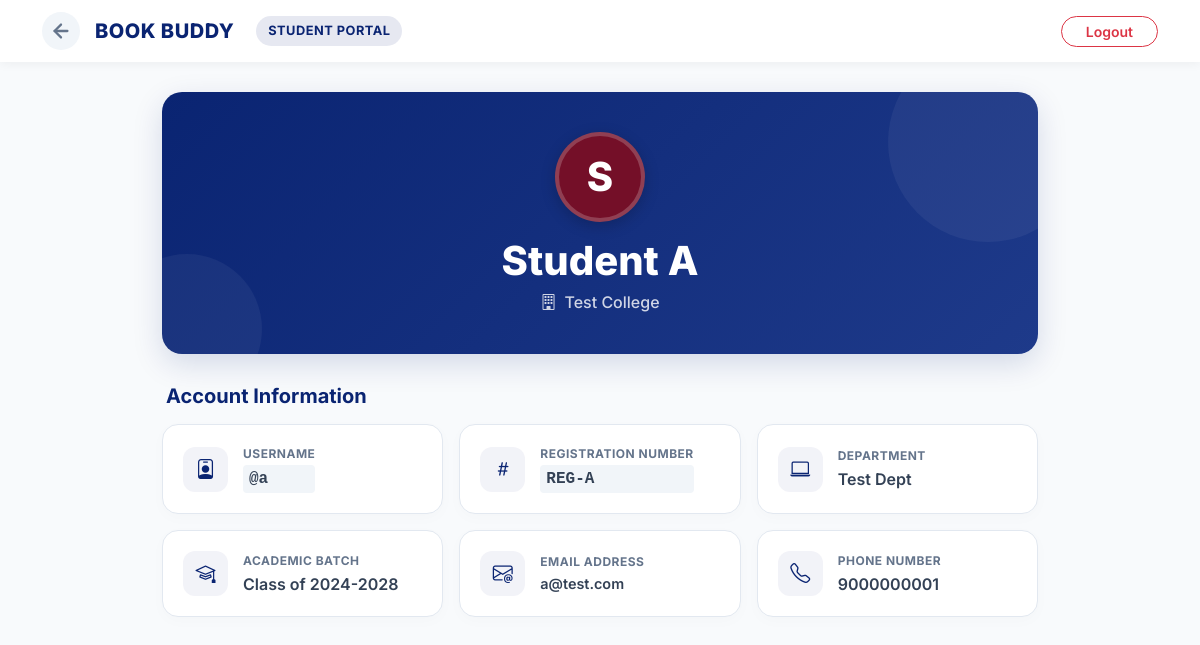
The page /student_profile/a on the database its author committed.
### app.py (models this page shows)
class Student(UserMixin, db.Model):
    id = db.Column(db.Integer, primary_key=True)
    name = db.Column(db.String(50))
    register = db.Column(db.String(50)) # String prevents postgres crashing on alphanumeric IDs
    username = db.Column(db.String(15), unique=True)
    set_password = db.Column(db.String(100))
    verify_password = db.Column(db.String(100))
    department = db.Column(db.String(100))
    batch = db.Column(db.String(100))
    collage = db.Column(db.String(100))
    phone_no = db.Column(db.String(100))
    email = db.Column(db.String(60))
    approval = db.Column(db.Boolean, default=False)
    attend = db.Column(db.Boolean, default=False)

### app.py (the view)
@app.route('/student_profile/<string:username>', methods=['GET','POST'])
def student_profile(username):
    student = Student.query.filter_by(username=username).first_or_404()
    return render_template('student_profile.html', student=student)

### app.py (called while the page is built)
def ist_now():
    return datetime.now(ist).replace(tzinfo=None)

@app.context_processor
def inject_now():
    return {'now': ist_now()}

### templates/student_profile.html (shortened to what this page needs)
<!DOCTYPE html>
<html lang="en">
<head>
    <link href="https://cdn.jsdelivr.net/npm/bootstrap@5.3.0/dist/css/bootstrap.min.css" rel="stylesheet">
    <link rel="stylesheet" href="https://cdn.jsdelivr.net/npm/bootstrap-icons@1.11.1/font/bootstrap-icons.css">
</head>
<body>
    <nav class="navbar sticky-top">
        <div class="container d-flex justify-content-between align-items-center">
            <div class="d-flex align-items-center">
                <a href="javascript:history.back()" class="back-link" title="Go Back">
                    <svg width="22" height="22" viewBox="0 0 24 24" fill="none" stroke="currentColor" stroke-width="2.5" stroke-linecap="round" stroke-linejoin="round">
                        <line x1="19" y1="12" x2="5" y2="12"></line>
                        <polyline points="12 19 5 12 12 5"></polyline>
                    </svg>
                </a>
                <a class="brand-wrapper" href="/">
                    <h2 class="brand-name d-none d-sm-block">BOOK BUDDY</h2>
                    <span class="admin-badge d-none d-md-inline-block">STUDENT PORTAL</span>
                </a>
            </div>
            <div class="ms-auto">
                <a href="/logout" class="btn btn-outline-danger btn-sm px-4 rounded-pill fw-semibold">Logout</a>
            </div>
        </div>
    </nav>
    <main class="container" style="max-width: 900px;">
        <header class="profile-hero">
            <div class="avatar-circle">
                {{ student.name[0] }}
            </div>
            <h1>{{ student.name }}</h1>
            <p><i class="bi bi-building me-2"></i>{{ student.collage }}</p>
        </header>
        <h5 class="fw-bold mb-3 ms-1" style="color: var(--brand-navy);">Account Information</h5>
        <section class="row g-3">
            <div class="col-md-6 col-lg-4">
                <div class="info-card">
                    <div class="icon-box"><i class="bi bi-person-badge"></i></div>
                    <div class="data-content">
                        <label>Username</label>
                        <span class="text-mono">@{{ student.username }}</span>
                    </div>
                </div>
            </div>
            <div class="col-md-6 col-lg-4">
                <div class="info-card">
                    <div class="icon-box"><i class="bi bi-hash"></i></div>
                    <div class="data-content">
                        <label>Registration Number</label>
                        <span class="text-mono">{{ student.register }}</span>
                    </div>
                </div>
            </div>
            <div class="col-md-6 col-lg-4">
                <div class="info-card">
                    <div class="icon-box"><i class="bi bi-laptop"></i></div>
                    <div class="data-content">
                        <label>Department</label>
                        <span>{{ student.department }}</span>
                    </div>
                </div>
            </div>
            <div class="col-md-6 col-lg-4">
                <div class="info-card">
                    <div class="icon-box"><i class="bi bi-mortarboard"></i></div>
                    <div class="data-content">
                        <label>Academic Batch</label>
                        <span>Class of {{ student.batch }}</span>
                    </div>
                </div>
            </div>
            <div class="col-md-6 col-lg-4">
                <div class="info-card">
                    <div class="icon-box"><i class="bi bi-envelope-at"></i></div>
                    <div class="data-content">
                        <label>Email Address</label>
                        <span style="font-size: 0.9rem;">{{ student.email }}</span>
                    </div>
                </div>
            </div>
            <div class="col-md-6 col-lg-4">
                <div class="info-card">
                    <div class="icon-box"><i class="bi bi-telephone"></i></div>
                    <div class="data-content">
                        <label>Phone Number</label>
                        <span>{{ student.phone_no }}</span>
                    </div>
                </div>
            </div>
        </section>
    </main>
</body>
</html>

### templates/student_profile.html (style rules this page uses)
:root { --brand-navy: #0A2472; --brand-crimson: #740f28; --brand-white: #ffffff; --bg-light: #f8fafc; --text-main: #334155; --text-muted: #64748b; --border-color: #e2e8f0; }
body { background-color: var(--bg-light); font-family: 'Inter', sans-serif; color: var(--text-main); padding-bottom: 50px; }
.navbar { background-color: var(--brand-white); box-shadow: 0 2px 10px rgba(0, 0, 0, 0.05); padding: 12px 0; margin-bottom: 30px; }
.brand-wrapper { display: flex; align-items: center; gap: 12px; text-decoration: none; }
.brand-name { margin: 0; font-size: 1.25rem; font-weight: 800; color: var(--brand-navy); letter-spacing: 0.5px; }
.back-link { color: var(--text-muted); transition: all 0.2s; display: flex; align-items: center; justify-content: center; padding: 8px; border-radius: 50%; background-color: #f1f5f9; text-decoration: none; margin-right: 15px; }
.admin-badge { background-color: rgba(10, 36, 114, 0.1); color: var(--brand-navy); font-weight: 700; padding: 5px 12px; border-radius: 20px; font-size: 0.8rem; letter-spacing: 0.5px; margin-left: 10px; }
.profile-hero { background: linear-gradient(135deg, var(--brand-navy) 0%, #1e3a8a 100%); border-radius: 20px; padding: 40px 20px; text-align: center; color: var(--brand-white); box-shadow: 0 10px 30px rgba(10, 36, 114, 0.15); margin-bottom: 30px; position: relative; overflow: hidden; }
.profile-hero::after { content: ''; position: absolute; top: -50px; right: -50px; width: 200px; height: 200px; background: rgba(255, 255, 255, 0.05); border-radius: 50%; }
.profile-hero::before { content: ''; position: absolute; bottom: -50px; left: -50px; width: 150px; height: 150px; background: rgba(255, 255, 255, 0.05); border-radius: 50%; }
.avatar-circle { width: 90px; height: 90px; background-color: var(--brand-crimson); color: var(--brand-white); border-radius: 50%; display: flex; align-items: center; justify-content: center; font-size: 2.5rem; font-weight: 800; margin: 0 auto 15px auto; border: 4px solid rgba(255, 255, 255, 0.2); text-transform: uppercase; position: relative; z-index: 1; box-shadow: 0 4px 15px rgba(0, 0, 0, 0.2); }
.profile-hero h1 { font-weight: 800; margin-bottom: 5px; position: relative; z-index: 1; }
.profile-hero p { color: rgba(255, 255, 255, 0.8); font-weight: 500; margin-bottom: 0; position: relative; z-index: 1; }
.info-card { background-color: var(--brand-white); border-radius: 16px; padding: 20px; border: 1px solid var(--border-color); box-shadow: 0 4px 15px rgba(0, 0, 0, 0.02); display: flex; align-items: center; gap: 15px; transition: all 0.2s ease; height: 100%; }
.icon-box { width: 45px; height: 45px; background-color: rgba(10, 36, 114, 0.05); color: var(--brand-navy); border-radius: 12px; display: flex; align-items: center; justify-content: center; font-size: 1.25rem; flex-shrink: 0; }
.data-content label { display: block; font-size: 0.75rem; text-transform: uppercase; font-weight: 700; color: var(--text-muted); margin-bottom: 2px; letter-spacing: 0.5px; }
.data-content span { display: block; font-size: 1rem; font-weight: 600; color: var(--text-main); word-break: break-word; }
.text-mono { font-family: Consolas, monospace; color: var(--brand-navy); background-color: #f1f5f9; padding: 2px 6px; border-radius: 4px; font-size: 0.9rem; }

### rows shown on the page
Student: name "S", name "Student A", collage "Test College", username "a", register "REG-A", department "Test Dept", batch "2024-2028", email "a@test.com", phone_no "9000000001"
